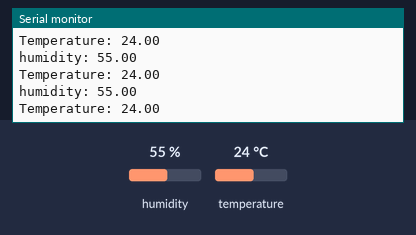
The sketch below on a simulated Arduino Uno, built with avr-gcc and run on an emulated ATmega328P. On the bench: the last lines printed to the serial monitor. The test bench sets the inputs (shaded band); at power-on: humidity 55 %, temperature 24 °C.

Above: at 1.2 s.
1.3 s: humidity set to 22 %
At 2.1 s:
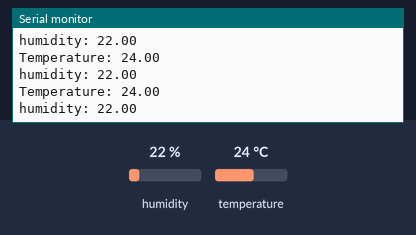
4.3 s: temperature set to 12 °C
At 5.2 s:
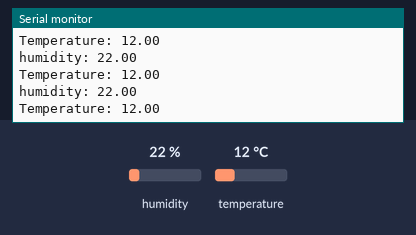
7.3 s: humidity set to 40 %
At 8.3 s:
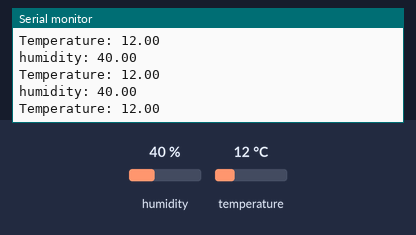
Timing chart, 0 to 10.3 s (numbered marks = the images above; inputs shaded):
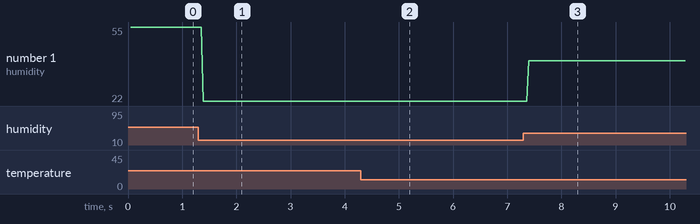

The sketch:

DHT_Serial.ino
```cpp
#include <DFRobot_DHT11.h>

#define DHT_Pin 7
DFRobot_DHT11 DHT;

void setup() {
  Serial.begin(9600);
}

void loop() {
  DHT.read(DHT_Pin);
  float t = DHT.temperature;
  float h = DHT.humidity;
  Serial.print("Temperature: ");
  Serial.println(t);
  Serial.print("humidity: ");
  Serial.println(h);
}
```

Measured:
- after the input at 1.3 s, the serial monitor: prints a new line after 0.09 s (image 1)
- after the input at 4.3 s, the serial monitor: prints a new line after 0.07 s (image 2)
- after the input at 7.3 s, the serial monitor: prints a new line after 0.10 s (image 3)
- plotted number 1: 55 → 22 after the input at 1.3 s, 22 → 40 after the input at 7.3 s
